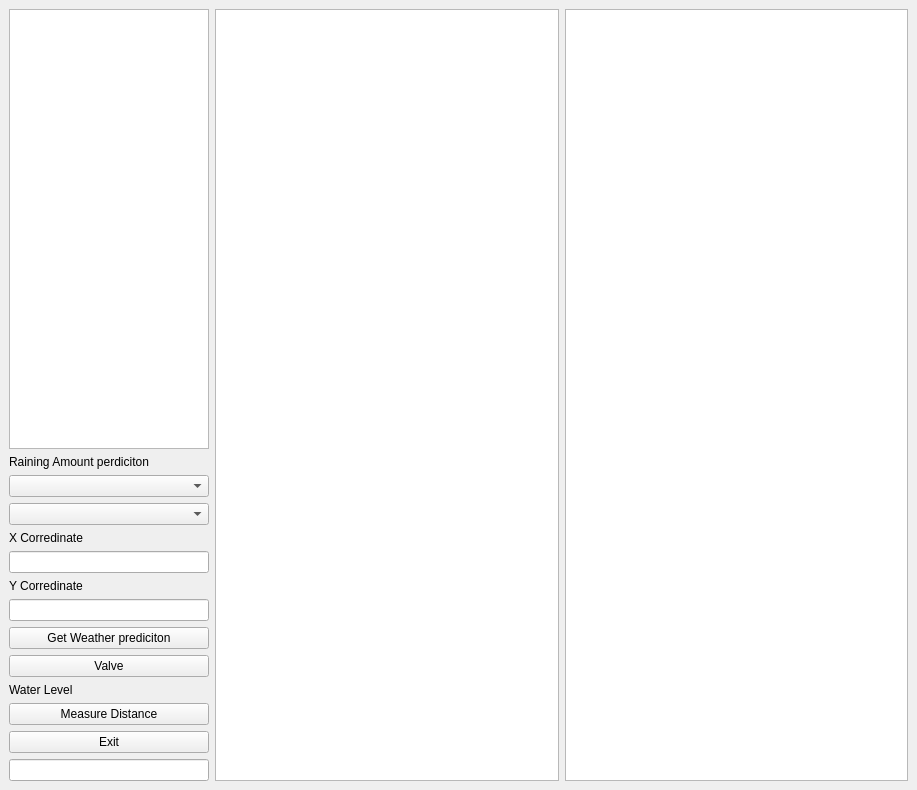
<?xml version="1.0" encoding="UTF-8"?>
<ui version="4.0">
 <class>MainWindow</class>
 <widget class="QMainWindow" name="MainWindow">
  <property name="geometry">
   <rect>
    <x>0</x>
    <y>0</y>
    <width>917</width>
    <height>790</height>
   </rect>
  </property>
  <property name="windowTitle">
   <string>MainWindow</string>
  </property>
  <widget class="QWidget" name="centralwidget">
   <layout class="QHBoxLayout" name="horizontalLayout" stretch="1,2,2">
    <item>
     <layout class="QGridLayout" name="gridLayout_3">
      <item row="6" column="0">
       <widget class="QLabel" name="label_3">
        <property name="text">
         <string>Y Corredinate</string>
        </property>
       </widget>
      </item>
      <item row="10" column="0">
       <widget class="QLabel" name="label">
        <property name="text">
         <string>Water Level</string>
        </property>
       </widget>
      </item>
      <item row="9" column="0">
       <widget class="QPushButton" name="Valve">
        <property name="text">
         <string>Valve</string>
        </property>
       </widget>
      </item>
      <item row="13" column="0">
       <widget class="QLineEdit" name="lineEdit"/>
      </item>
      <item row="12" column="0">
       <widget class="QPushButton" name="exitButton">
        <property name="text">
         <string>Exit</string>
        </property>
       </widget>
      </item>
      <item row="4" column="0">
       <widget class="QLabel" name="label_2">
        <property name="text">
         <string>X Corredinate</string>
        </property>
       </widget>
      </item>
      <item row="3" column="0">
       <widget class="QComboBox" name="cityComboBox"/>
      </item>
      <item row="7" column="0">
       <widget class="QLineEdit" name="Y_coordinate"/>
      </item>
      <item row="8" column="0">
       <widget class="QPushButton" name="submitButton">
        <property name="text">
         <string>Get Weather prediciton</string>
        </property>
       </widget>
      </item>
      <item row="5" column="0">
       <widget class="QLineEdit" name="X_coordinate"/>
      </item>
      <item row="11" column="0">
       <widget class="QPushButton" name="pushButton_Measure_distance">
        <property name="text">
         <string>Measure Distance</string>
        </property>
       </widget>
      </item>
      <item row="0" column="0">
       <widget class="QTextEdit" name="textEdit">
        <property name="sizePolicy">
         <sizepolicy hsizetype="Expanding" vsizetype="Expanding">
          <horstretch>0</horstretch>
          <verstretch>1</verstretch>
         </sizepolicy>
        </property>
        <property name="minimumSize">
         <size>
          <width>200</width>
          <height>0</height>
         </size>
        </property>
       </widget>
      </item>
      <item row="2" column="0">
       <widget class="QComboBox" name="stateComboBox"/>
      </item>
      <item row="1" column="0">
       <widget class="QLabel" name="Cumulative">
        <property name="text">
         <string>Raining Amount perdiciton</string>
        </property>
       </widget>
      </item>
     </layout>
    </item>
    <item>
     <layout class="QVBoxLayout" name="LayoutProbPanel">
      <item>
       <widget class="QListWidget" name="listWidgetProb"/>
      </item>
     </layout>
    </item>
    <item>
     <layout class="QVBoxLayout" name="LayoutQuanPanel">
      <item>
       <widget class="QListWidget" name="listWidgetQuan"/>
      </item>
     </layout>
    </item>
   </layout>
  </widget>
  <widget class="QMenuBar" name="menubar">
   <property name="geometry">
    <rect>
     <x>0</x>
     <y>0</y>
     <width>917</width>
     <height>22</height>
    </rect>
   </property>
  </widget>
 </widget>
 <resources/>
 <connections/>
</ui>
